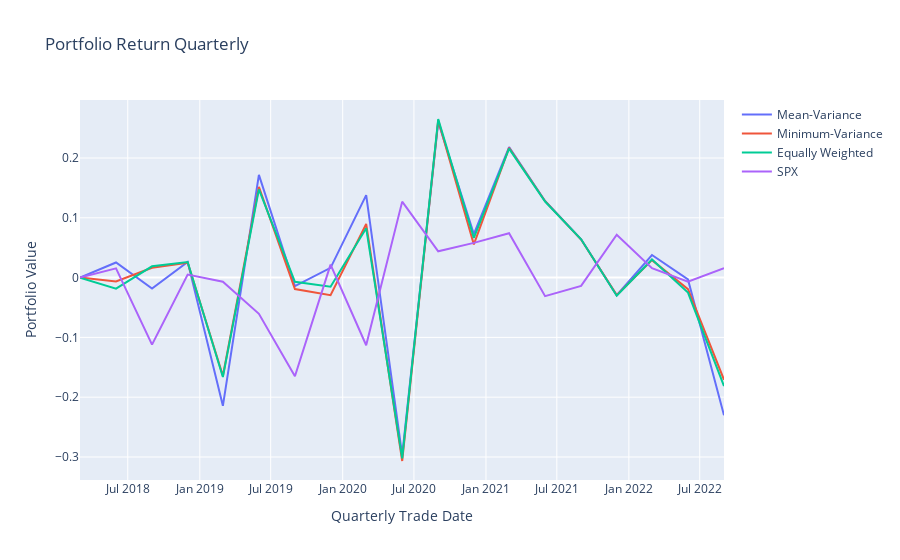

Notebook source saved alongside this figure:
### Markdown cell above
## 4.2 Plot Portfolio Return

### Code cell
trace_return1 = go.Scatter(x = time_ind, y = portfolio_return_meanv, mode = 'lines', name = 'Mean-Variance')
trace_return2 = go.Scatter(x = time_ind, y = portfolio_return_minv, mode = 'lines', name = 'Minimum-Variance')
trace_return3 = go.Scatter(x = time_ind, y = portfolio_return_equal, mode = 'lines', name = 'Equally Weighted')
trace_return4 = go.Scatter(x = time_ind, y = spx_return, mode = 'lines', name = 'SPX')

data = [trace_return1,trace_return2,trace_return3, trace_return4]
layout = dict(title = "Portfolio Return Quarterly", 
              xaxis = dict(title = 'Quarterly Trade Date'), 
              yaxis = dict(title = 'Portfolio Value'))
fig = dict(data = data, layout = layout)
plotly.offline.iplot(fig)
